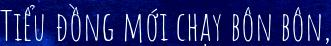
#> input picture debug_files/00001.jpg, 331 x 46 px; its folder holds only this picture in this run
$ python -i trans_utils.py   (imports and definitions only)   (older library calls are emulated)
#> lines starting #> are read from the running program, lines starting #| are printed output that depends on the picture; after the words box and inside, x2 and y2 are one past the last pixel; in counts of white or black regions, pixels touching at a corner belong together
import sys, os
import shutil
from PIL import Image, ImageDraw, ImageFont, ImageChops
import cv2
import numpy as np
# import pyblur
import PIL
from PIL import Image, ImageEnhance
# import
import abc
import time, datetime, inspect
import hashlib
import json
import math


# [27 lines left out: functions rename, zlog, not called in this run]


def getpilimage(image):
    if isinstance(image, PIL.Image.Image):  # or isinstance(image, PIL.JpegImagePlugin.JpegImageFile):
        return image
    elif isinstance(image, np.ndarray):
        return cv2pil(image)


def getcvimage(image):
    if isinstance(image, np.ndarray):
        return image
    elif isinstance(image, PIL.Image.Image):  # or isinstance(image, PIL.JpegImagePlugin.JpegImageFile):
        return pil2cv(image)


# [5 lines left out: function cshowone, not called in this run]


def pshowone(image):
    image = getpilimage(image)
    image.show()
    return


# [31 lines left out: functions cshowtwo, pshowtwo, not called in this run]


def pil2cv(image):
    # assert isinstance(image, PIL.Image.Image) or isinstance(image,
    #                                                         PIL.JpegImagePlugin.JpegImageFile), f'input image type is not PIL.image and is {type(
    #     image)}'
    if len(image.split()) == 1:
        return np.asarray(image)
    elif len(image.split()) == 3:
        return cv2.cvtColor(np.asarray(image), cv2.COLOR_RGB2BGR)
    elif len(image.split()) == 4:
        return cv2.cvtColor(np.asarray(image), cv2.COLOR_RGBA2BGR)


def cv2pil(image):
    assert isinstance(image, np.ndarray), 'input image type is not cv2'
    if len(image.shape) == 2:
        return Image.fromarray(image)
    elif len(image.shape) == 3:
        return Image.fromarray(cv2.cvtColor(image, cv2.COLOR_BGR2RGB))


def rgb2gray(filename):
#> called with filename = 'debug_files/00001.jpg'
    im = Image.open(filename).convert('L')
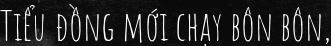
#> im: PIL image 331x46 L; min 4, max 253, mean 37.5
    im.show()

    new_image = Image.new("L", (im.width + 6, im.height + 6), 0)
#> new_image: PIL image 337x52 L; every value is 0
    out_image = Image.new("L", (im.width + 6, im.height + 6), 0)

    new_image.paste(im, (3, 3, im.width + 3, im.height + 3))
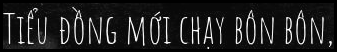
#> new_image: PIL image 337x52 L; min 0, max 253, mean 32.6

    im = getcvimage(im)
    new_image = getcvimage(new_image)
    out_image = getcvimage(out_image)

    _, thresh = cv2.threshold(new_image, 0, 255, cv2.THRESH_OTSU)
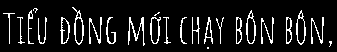
#> thresh: shape (52, 337); 10.1% white in thin lines or dots, all inside (x1, y1, x2, y2) = (3, 7, 332, 49)
    pshowone(thresh)
    image, contours, hierarchy = cv2.findContours(thresh, 3, 2)
#> contours = 40 contours, 16 with area under 20; largest, box (x1, y1, x2, y2) and area: (72, 7, 84, 45) 220, (246, 10, 256, 44) 212, (296, 10, 306, 45) 212, (150, 17, 161, 44) 196, (60, 17, 70, 44) 169
    # cnt = contours[0]
    # hull = cv2.convexHull(cnt)
    # image = cv2.cvtColor(image, cv2.COLOR_GRAY2BGR)
    print(len(contours))
#| 40
#> (the run stopped early here; a loop or call above may not have finished)

$ run again, on debug_files/00002.jpg
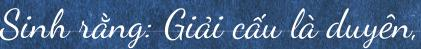
#> input picture debug_files/00002.jpg, 421 x 49 px
#> in rgb2gray, `new_image.paste(im, (3, 3, im.width + 3, im.height + 3))`:
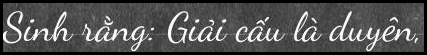
#> new_image: PIL image 427x55 L; min 0, max 254, mean 82.6
#> in rgb2gray, `_, thresh = cv2.threshold(new_image, 0, 255, cv2.THRESH_OTSU)`:
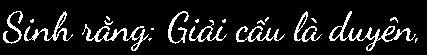
#> thresh: shape (55, 427); 10.7% white in thin lines or dots, all inside (x1, y1, x2, y2) = (3, 11, 418, 51)
#> contours = 33 contours, 18 with area under 20; largest, box (x1, y1, x2, y2) and area: (329, 11, 416, 51) 472, (82, 24, 149, 51) 264, (24, 11, 73, 41) 218, (189, 20, 227, 42) 204, (294, 11, 322, 42) 168
#| 33

$ run again, on debug_files/00003.jpg
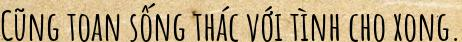
#> input picture debug_files/00003.jpg, 462 x 42 px
#> in rgb2gray, `new_image.paste(im, (3, 3, im.width + 3, im.height + 3))`:
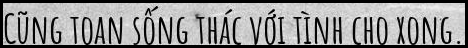
#> new_image: PIL image 468x48 L; min 0, max 248, mean 146.8
#> in rgb2gray, `_, thresh = cv2.threshold(new_image, 0, 255, cv2.THRESH_OTSU)`:
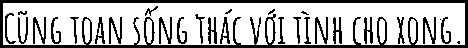
#> thresh: shape (48, 468); 71% white; 29 black regions (5 under 20 px)
#> contours = 36 contours, 4 with area under 20; largest, box (x1, y1, x2, y2) and area: (3, 3, 465, 45) 17062, (422, 16, 437, 45) 232, (158, 16, 173, 45) 232, (314, 16, 329, 45) 232, (108, 16, 123, 45) 231
#| 36

$ run again, on debug_files/00004.jpg
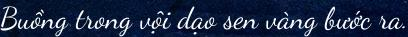
#> input picture debug_files/00004.jpg, 408 x 37 px
#> in rgb2gray, `im = Image.open(filename).convert('L')`:
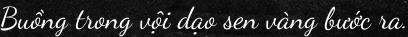
#> im: PIL image 408x37 L; min 1, max 253, mean 41.3
#> in rgb2gray, `_, thresh = cv2.threshold(new_image, 0, 255, cv2.THRESH_OTSU)`:
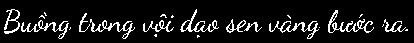
#> thresh: shape (43, 414); 9.7% white in thin lines or dots, all inside (x1, y1, x2, y2) = (4, 9, 408, 39)
#> contours = 42 contours, 29 with area under 20; largest, box (x1, y1, x2, y2) and area: (328, 10, 374, 33) 154, (180, 9, 219, 32) 154, (4, 9, 20, 34) 136, (21, 20, 69, 39) 128, (90, 19, 135, 39) 125
#| 42
